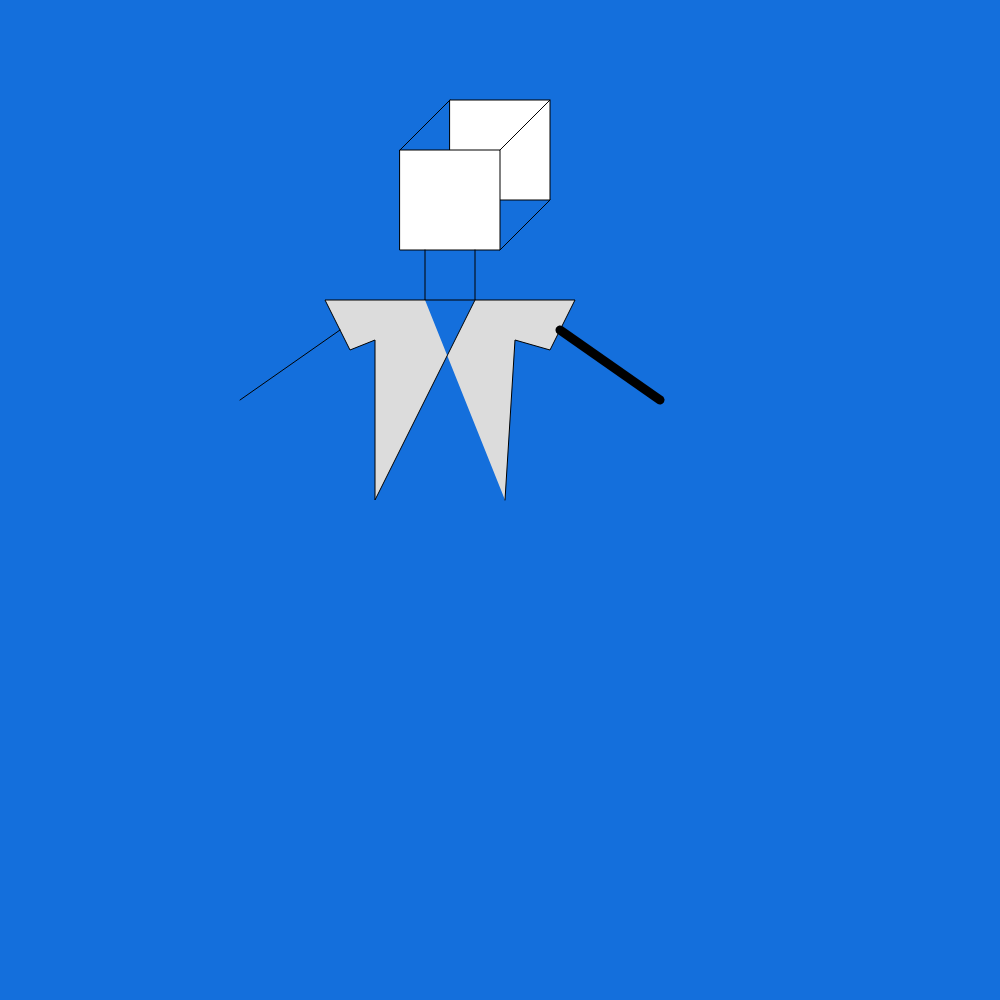
Frame 1 (no input)
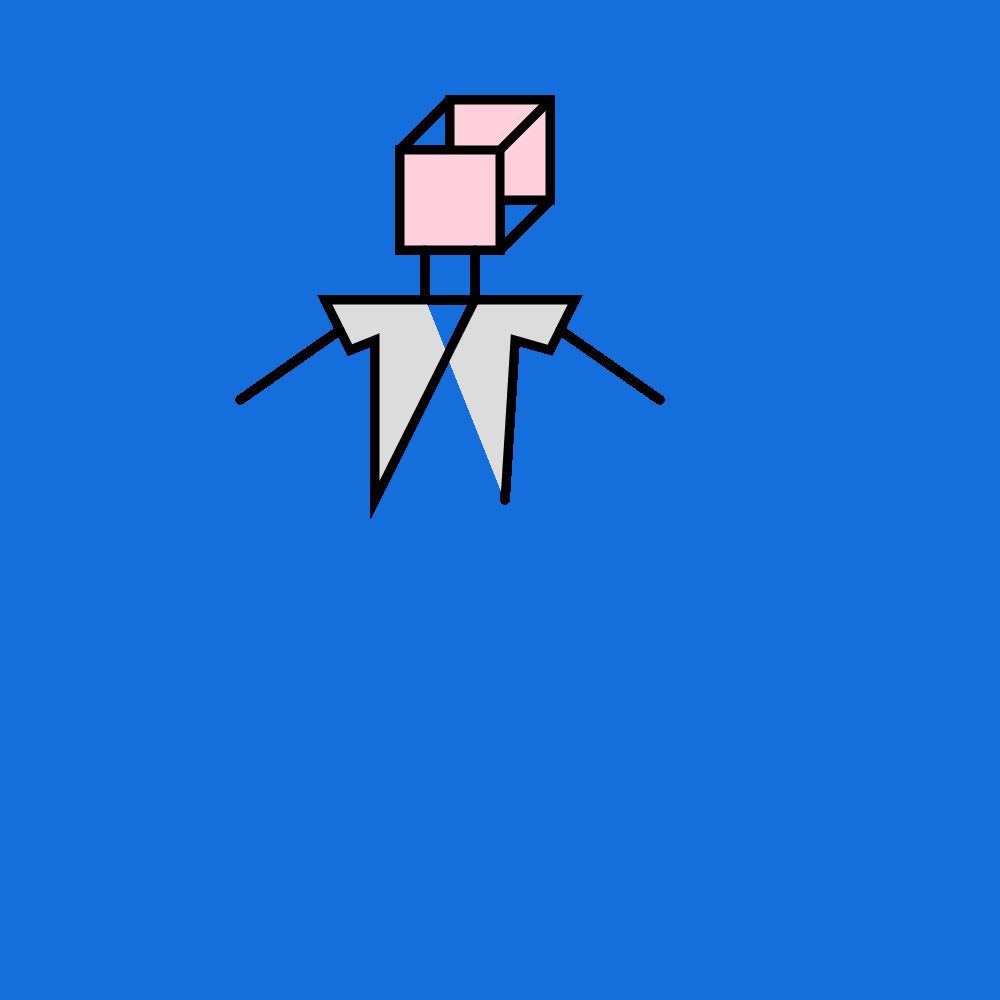
Frame 60 (no input)
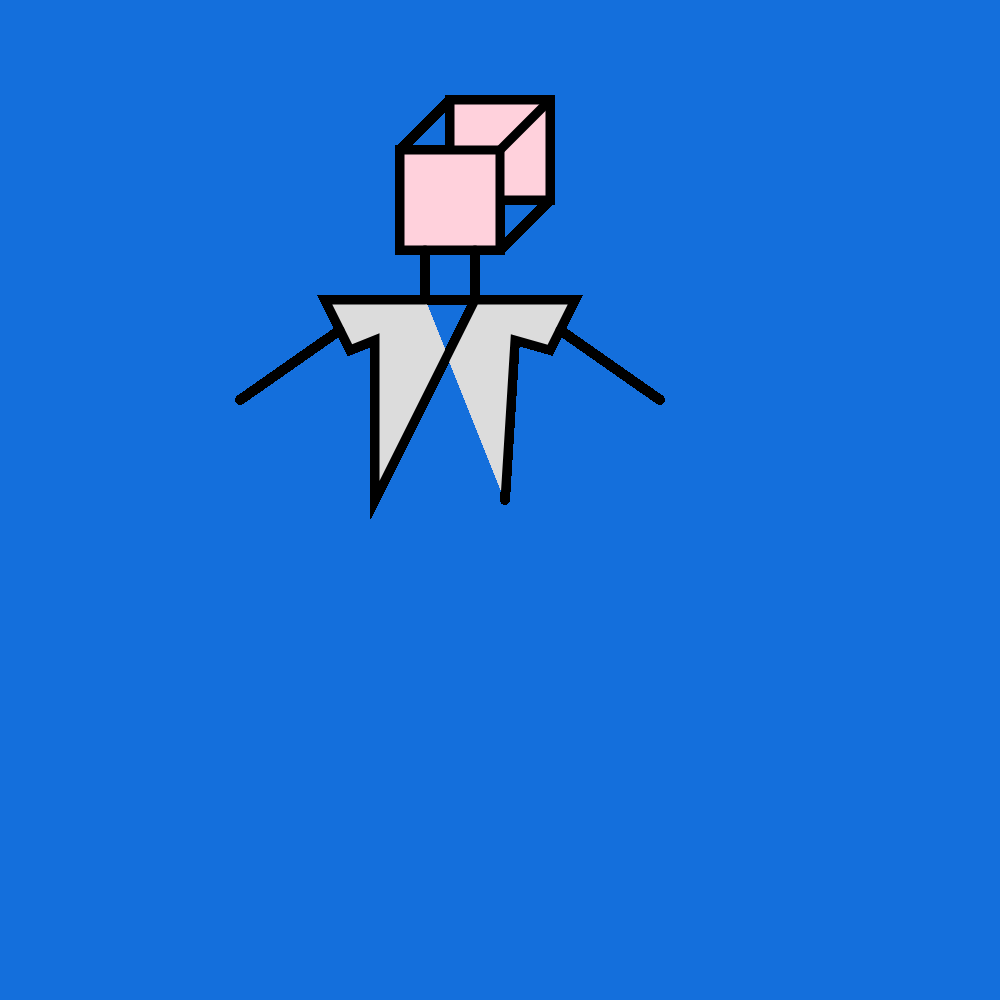
Frame 120 (the mouse pressed at the canvas centre since frame 60)

The p5.js sketch that drew these frames (run headless with seeded random() and noise() and a simulated clock; from frame 60 on, the mouse is pressed at the canvas centre):

// p5.js sketch
// ── sketch.js
//Ryan Rusiecki - rr1402@bard.edu - February 13th, 2017 - I created this avatar independently. 
function setup() {
    createCanvas(1000,1000);
    background(20,111,220);

}

function draw() {
        
  //3-D Square Head
    stroke(0);  //set stroke to black
    rect (450,100,100,100); //first square
    rect (400,150,100,100); //second square
    line (450,100,400,150); //line 
    line (500,150,550,100);
    line (500,250,550,200);
    
    //neck
    line (425,250,425,300);
    line (475, 250, 475, 300);
    line (425, 300, 475, 300);
    
    //t-shirt
    beginShape();
    fill (220);
    vertex (425,300);//corner with left neck
    vertex (325, 300);//end of left sleeve on top
    vertex (350, 350);//bottom of left sleeve
    vertex (375,340);//left armpit
    vertex (375,500);//bottom left corner of shirt
    vertex (475,300);//corner with right neck
    vertex (575,300);//end of right sleeve on top
    vertex (550,350);//bottom of right sleeve
    vertex (515,340);//right arm pit
    vertex (505,500);//bottom right corner of shirt
    endShape();
    
    //arms
    strokeCap(ROUND);//left arm
    line (340,330,240,400);
    fill (255,209,220);
     strokeWeight(9);
    line (560,330,660,400);  

}
//Using code to create graphics is an interesting approach versus drawing or illustrating in real life on paper. It seems inefficient at first but can eventually have more capabilities than free hand. 

// ── sketch1.js
//Ryan Rusiecki - rr1402@bard.edu - February 13th, 2017 - I created this avatar independently. 
function setup() {
    createCanvas(1000,1000);
    background(20,111,220);

}

function draw() {
        
  //3-D Square Head
    stroke(0);  //set stroke to black
    rect (450,100,100,100); //first square
    rect (400,150,100,100); //second square
    line (450,100,400,150); //line 
    line (500,150,550,100);
    line (500,250,550,200);
    
    //neck
    line (425,250,425,300);
    line (475, 250, 475, 300);
    line (425, 300, 475, 300);
    
    //t-shirt
    beginShape();
    fill (220);
    vertex (425,300);//corner with left neck
    vertex (325, 300);//end of left sleeve on top
    vertex (350, 350);//bottom of left sleeve
    vertex (375,340);//left armpit
    vertex (375,500);//bottom left corner of shirt
    vertex (475,300);//corner with right neck
    vertex (575,300);//end of right sleeve on top
    vertex (550,350);//bottom of right sleeve
    vertex (515,340);//right arm pit
    vertex (505,500);//bottom right corner of shirt
    endShape();
    
    //arms
    strokeCap(ROUND);//left arm
    line (340,330,240,400);
    fill (255,209,220);
     strokeWeight(9);
    line (560,330,660,400);  

}
//Using code to create graphics is an interesting approach versus drawing or illustrating in real life on paper. It seems inefficient at first but can eventually have more capabilities than free hand. 
